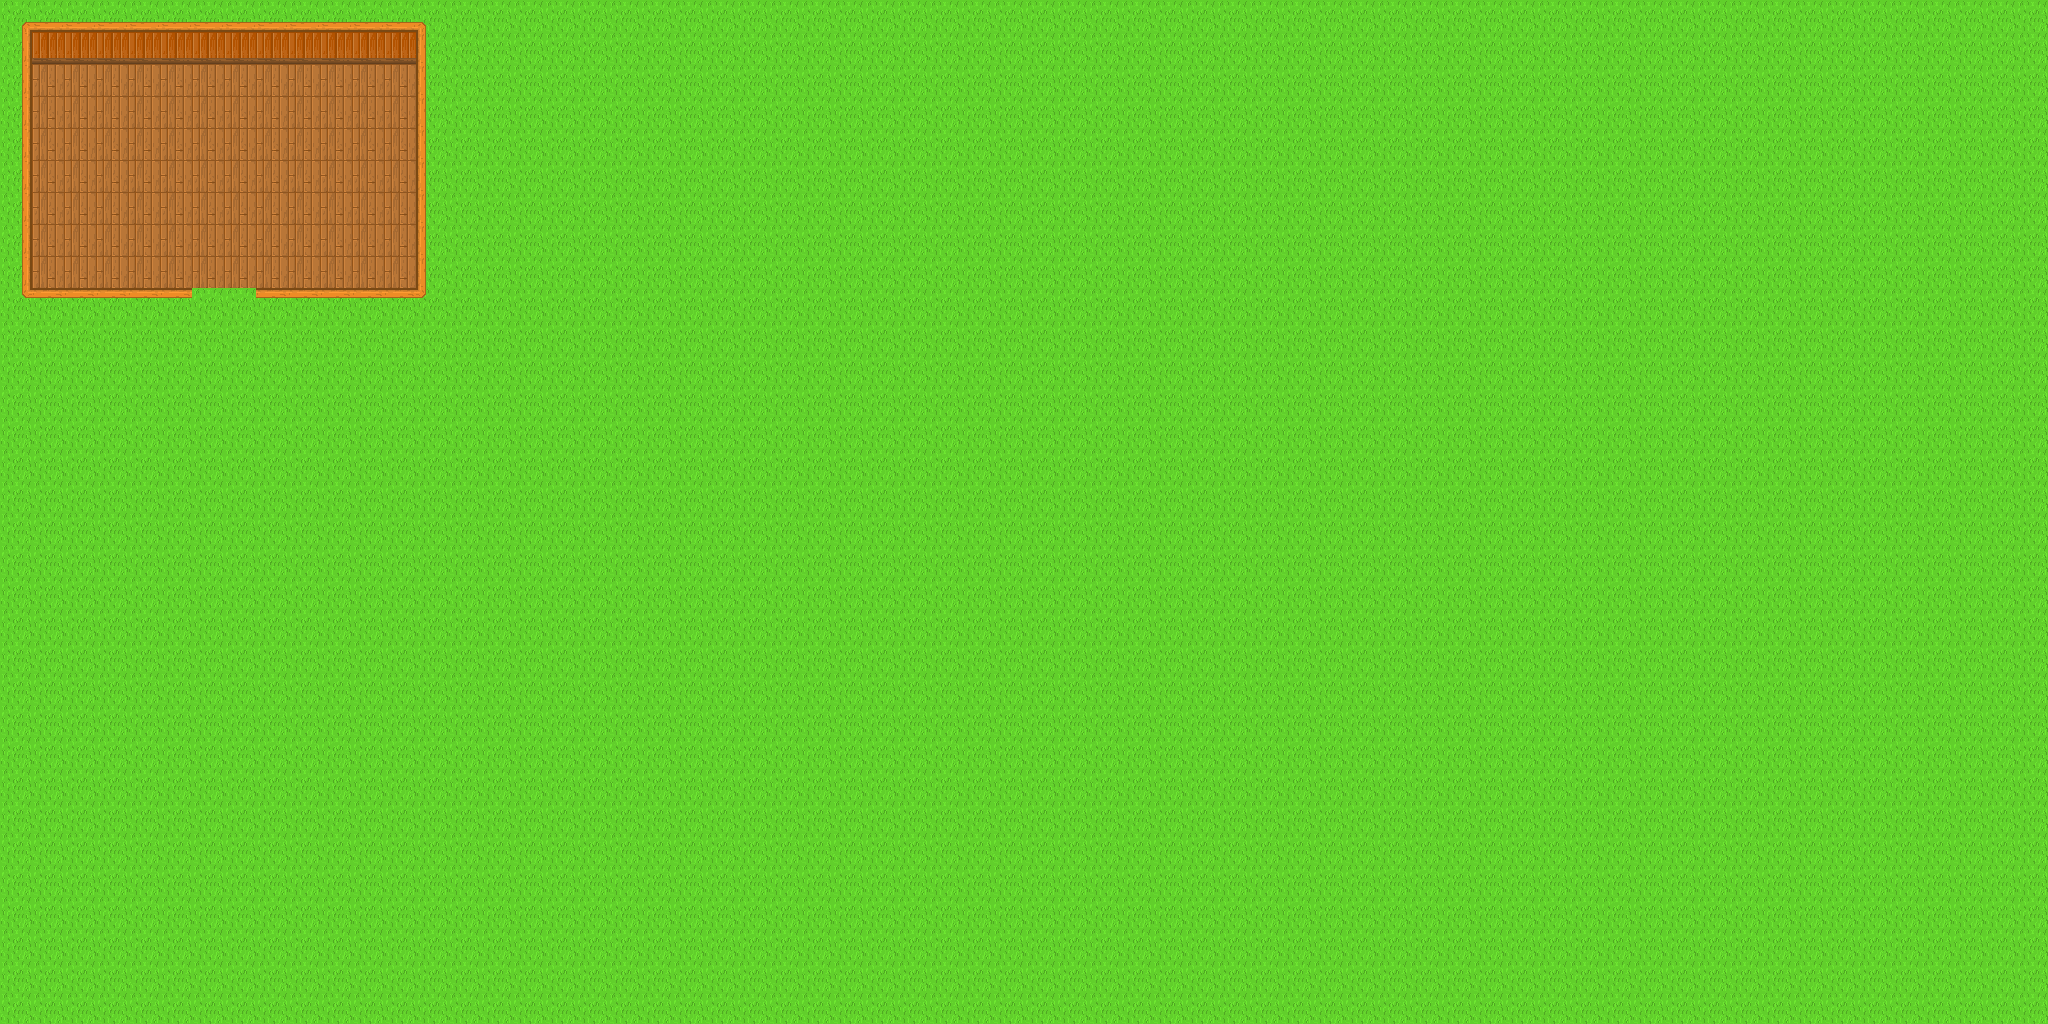

Tiled map render using the project's own tile images. Description and the map definition, with tile-layer contents summarised, below:
An orthogonal 64x32 tile map with 32x32 px tiles, 3 tile layers (chao, parede, paredeTop).

<map version="1.10" tiledversion="1.11.0" orientation="orthogonal" renderorder="right-down" width="64" height="32" tilewidth="32" tileheight="32" infinite="0" nextlayerid="4" nextobjectid="1">
 <tileset firstgid="1" source="../tileSet/tiles.tsx" />
 <layer id="1" name="chao" width="64" height="32">
  <data>[2048 cells, 2048 non-empty, 2 distinct tile ids]</data>
 </layer>
 <layer id="2" name="parede" width="64" height="32">
  <data>[2048 cells, 10 non-empty, 1 distinct tile ids]</data>
 </layer>
 <layer id="3" name="paredeTop" width="64" height="32">
  <data>[2048 cells, 44 non-empty, 9 distinct tile ids]</data>
 </layer>
</map>